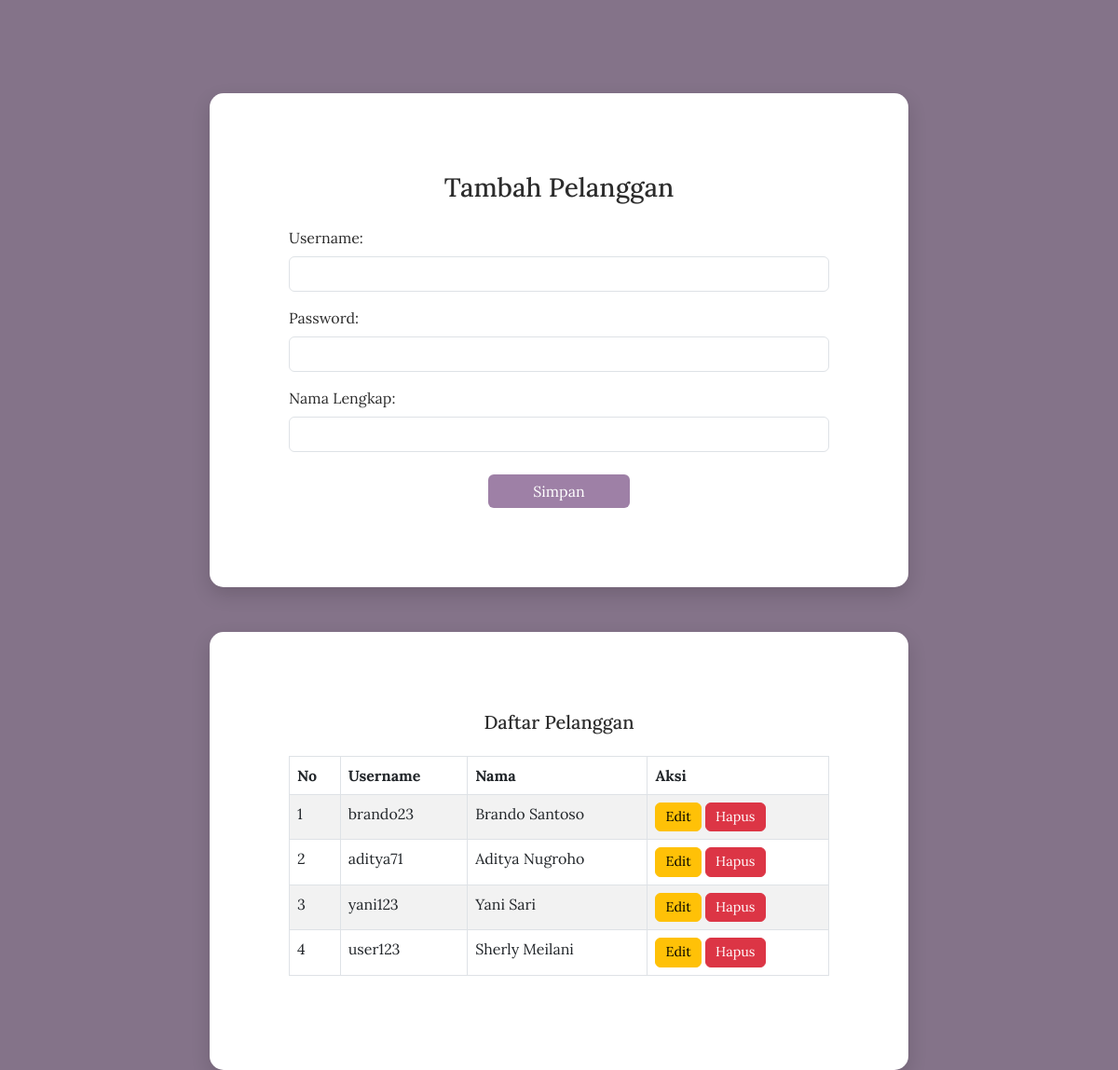
The page /tambah_pelanggan.php (signed in) on the database its author committed.
### tables this page shows
CREATE TABLE `pelanggan` (
  `id_pelanggan` int(11) NOT NULL,
  `nama_pelanggan` varchar(100) DEFAULT NULL,
  `alamat` varchar(100) DEFAULT NULL,
  `daya` int(11) DEFAULT NULL,
  `id_user` int(11) DEFAULT NULL
);

CREATE TABLE `user` (
  `id_user` int(11) NOT NULL,
  `username` varchar(50) DEFAULT NULL,
  `password` varchar(255) DEFAULT NULL,
  `id_level` int(11) DEFAULT NULL
);

### tambah_pelanggan.php (the view, shortened to what this page needs)
<?php
include "koneksi.php";
$editMode = false;
$edit_username = "";
$edit_nama = "";
?>
<!DOCTYPE html>
<html lang="id">
<head>
    <link href="https://cdn.jsdelivr.net/npm/bootstrap@5.3.0/dist/css/bootstrap.min.css" rel="stylesheet">
</head>
<body>
<div class="d-flex flex-column justify-content-center align-items-center min-vh-100" style="padding-top: 100px;">
    <div class="form-box mb-5">
        <h3 class="text-center mb-4"><?= $editMode ? 'Edit Pelanggan' : 'Tambah Pelanggan' ?></h3>
        <form method="post">
            <div class="mb-3">
                <label class="form-label">Username:</label>
                <input type="text" name="username" class="form-control" required value="<?= $edit_username ?>">
            </div>
            <?php if (!$editMode): ?>
            <div class="mb-3">
                <label class="form-label">Password:</label>
                <input type="password" name="password" class="form-control" required>
            </div>
            <?php endif; ?>
            <div class="mb-4">
                <label class="form-label">Nama Lengkap:</label>
                <input type="text" name="nama_pelanggan" class="form-control" required value="<?= $edit_nama ?>">
            </div>
            <div class="text-center">
                <?php if ($editMode): ?>
                    <button type="submit" name="update" class="btn btn-warning px-5">Update</button>
                <?php else: ?>
                    <button type="submit" name="simpan" class="btn btn-custom px-5">Simpan</button>
                <?php endif; ?>
            </div>
        </form>
    </div>
    <div class="table-box">
        <h5 class="mb-4 text-center">Daftar Pelanggan</h5>
        <table class="table table-bordered table-striped">
            <thead>
                <tr>
                    <th>No</th>
                    <th>Username</th>
                    <th>Nama</th>
                    <th>Aksi</th>
                </tr>
            </thead>
            <tbody>
                <?php
                $data = mysqli_query($koneksi, "
                    SELECT user.id_user, user.username, pelanggan.nama_pelanggan
                    FROM user
                    INNER JOIN pelanggan ON user.id_user = pelanggan.id_user
                    WHERE user.id_level = 2
                    ORDER BY user.id_user DESC
                ");
                $no = 1;
                while ($row = mysqli_fetch_assoc($data)) {
                    echo "<tr>
                            <td>{$no}</td>
                            <td>{$row['username']}</td>
                            <td>{$row['nama_pelanggan']}</td>
                            <td>
                                <a href='?edit={$row['id_user']}' class='btn btn-warning'>Edit</a>
                                <a href='?hapus={$row['id_user']}' class='btn btn-danger' onclick=\"return confirm('Yakin mau hapus pelanggan ini?')\">Hapus</a>
                            </td>
                          </tr>";
                    $no++;
                }
                ?>
            </tbody>
        </table>
    </div>
</div>
</body>
</html>

### tambah_pelanggan.php (style rules this page uses)
body { font-family: 'Lora', serif; background-color: #847389; color: #fff; }
.form-box, .table-box { background-color: #fff; color: #2c2c2c; border-radius: 15px; padding: 85px; box-shadow: 0 8px 20px rgba(0, 0, 0, 0.15); width: 100%; max-width: 750px; }
.btn-custom { background-color: #9e80a6; color: #fff; border: none; }
a.btn-danger, a.btn-warning { font-size: 0.9rem; padding: 4px 10px; }

### rows shown on the page
pelanggan: id_user.username "brando23", nama_pelanggan "Brando Santoso"
pelanggan: id_user.username "aditya71", nama_pelanggan "Aditya Nugroho"
pelanggan: id_user.username "yani123", nama_pelanggan "Yani Sari"
pelanggan: id_user.username "user123", nama_pelanggan "Sherly Meilani"
